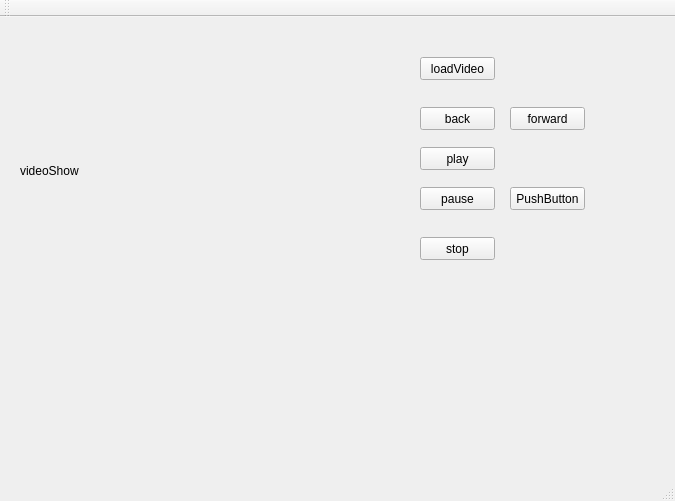
<?xml version="1.0" encoding="UTF-8"?>
<ui version="4.0">
 <class>PlayerClass</class>
 <widget class="QMainWindow" name="PlayerClass">
  <property name="geometry">
   <rect>
    <x>0</x>
    <y>0</y>
    <width>675</width>
    <height>501</height>
   </rect>
  </property>
  <property name="windowTitle">
   <string>Player</string>
  </property>
  <widget class="QWidget" name="centralWidget">
   <widget class="QLabel" name="label">
    <property name="geometry">
     <rect>
      <x>20</x>
      <y>10</y>
      <width>352</width>
      <height>288</height>
     </rect>
    </property>
    <property name="text">
     <string>videoShow</string>
    </property>
   </widget>
   <widget class="QPushButton" name="forwardBn">
    <property name="geometry">
     <rect>
      <x>510</x>
      <y>90</y>
      <width>75</width>
      <height>23</height>
     </rect>
    </property>
    <property name="text">
     <string>forward</string>
    </property>
   </widget>
   <widget class="QPushButton" name="backBn">
    <property name="geometry">
     <rect>
      <x>420</x>
      <y>90</y>
      <width>75</width>
      <height>23</height>
     </rect>
    </property>
    <property name="text">
     <string>back</string>
    </property>
   </widget>
   <widget class="QPushButton" name="playBn">
    <property name="geometry">
     <rect>
      <x>420</x>
      <y>130</y>
      <width>75</width>
      <height>23</height>
     </rect>
    </property>
    <property name="text">
     <string>play</string>
    </property>
   </widget>
   <widget class="QPushButton" name="pauseBn">
    <property name="geometry">
     <rect>
      <x>420</x>
      <y>170</y>
      <width>75</width>
      <height>23</height>
     </rect>
    </property>
    <property name="text">
     <string>pause</string>
    </property>
   </widget>
   <widget class="QPushButton" name="stopBn">
    <property name="geometry">
     <rect>
      <x>420</x>
      <y>220</y>
      <width>75</width>
      <height>23</height>
     </rect>
    </property>
    <property name="text">
     <string>stop</string>
    </property>
   </widget>
   <widget class="QPushButton" name="loadBn">
    <property name="geometry">
     <rect>
      <x>420</x>
      <y>40</y>
      <width>75</width>
      <height>23</height>
     </rect>
    </property>
    <property name="text">
     <string>loadVideo</string>
    </property>
   </widget>
   <widget class="Phonon::SeekSlider" name="seekSlider">
    <property name="geometry">
     <rect>
      <x>20</x>
      <y>360</y>
      <width>361</width>
      <height>19</height>
     </rect>
    </property>
   </widget>
   <widget class="Phonon::VolumeSlider" name="volumeSlider">
    <property name="geometry">
     <rect>
      <x>420</x>
      <y>360</y>
      <width>109</width>
      <height>22</height>
     </rect>
    </property>
   </widget>
   <widget class="QPushButton" name="seekBn">
    <property name="geometry">
     <rect>
      <x>510</x>
      <y>170</y>
      <width>75</width>
      <height>23</height>
     </rect>
    </property>
    <property name="text">
     <string>PushButton</string>
    </property>
   </widget>
  </widget>
  <widget class="QMenuBar" name="menuBar">
   <property name="geometry">
    <rect>
     <x>0</x>
     <y>0</y>
     <width>675</width>
     <height>23</height>
    </rect>
   </property>
  </widget>
  <widget class="QToolBar" name="mainToolBar">
   <attribute name="toolBarArea">
    <enum>TopToolBarArea</enum>
   </attribute>
   <attribute name="toolBarBreak">
    <bool>false</bool>
   </attribute>
  </widget>
  <widget class="QStatusBar" name="statusBar"/>
 </widget>
 <layoutdefault spacing="6" margin="11"/>
 <customwidgets>
  <customwidget>
   <class>Phonon::SeekSlider</class>
   <extends>QWidget</extends>
   <header location="global">phonon/seekslider.h</header>
  </customwidget>
  <customwidget>
   <class>Phonon::VolumeSlider</class>
   <extends>QWidget</extends>
   <header location="global">phonon/volumeslider.h</header>
  </customwidget>
 </customwidgets>
 <resources>
  <include location="player.qrc"/>
 </resources>
 <connections/>
</ui>
